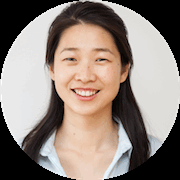
#> input picture AIPython1/image processing/angela.png, 180 x 180 px
$ python somth.py
#> lines starting #> are read from the running program, lines starting #| are printed output that depends on the picture
import cv2
image=cv2.imread('angela.png')
#> image is the input picture: shape (180, 180, 3); mean B, G, R 123.7, 131.3, 143.9
resize_image=cv2.resize(image,(600,600),interpolation=cv2.INTER_AREA)
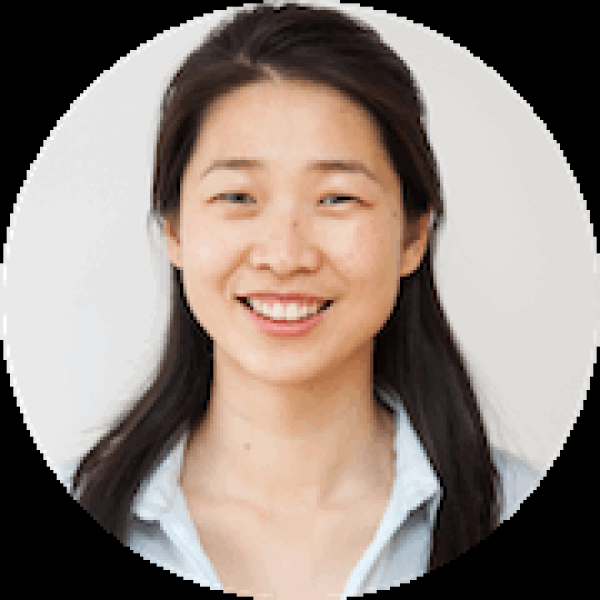
#> resize_image: shape (600, 600, 3); mean B, G, R 123.7, 131.3, 143.8

cv2.imshow('rgb',resize_image)

# errosion of the resize_image

import numpy as np
img=cv2.imread('angela.png')

kernel=np.ones((5,5),np.uint8)

erosion=cv2.erode(img,kernel)
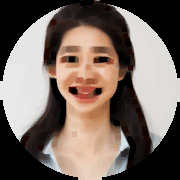
#> erosion: shape (180, 180, 3); mean B, G, R 97.8, 105.6, 118.9
print(kernel)
cv2.imshow('kernel',kernel)

# dilation
img=cv2.imread('angela.png')

kernel=np.ones((5,5),np.uint8)

dilate=cv2.dilate(img,kernel)
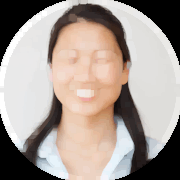
#> dilate: shape (180, 180, 3); mean B, G, R 148.2, 155.2, 166.6
